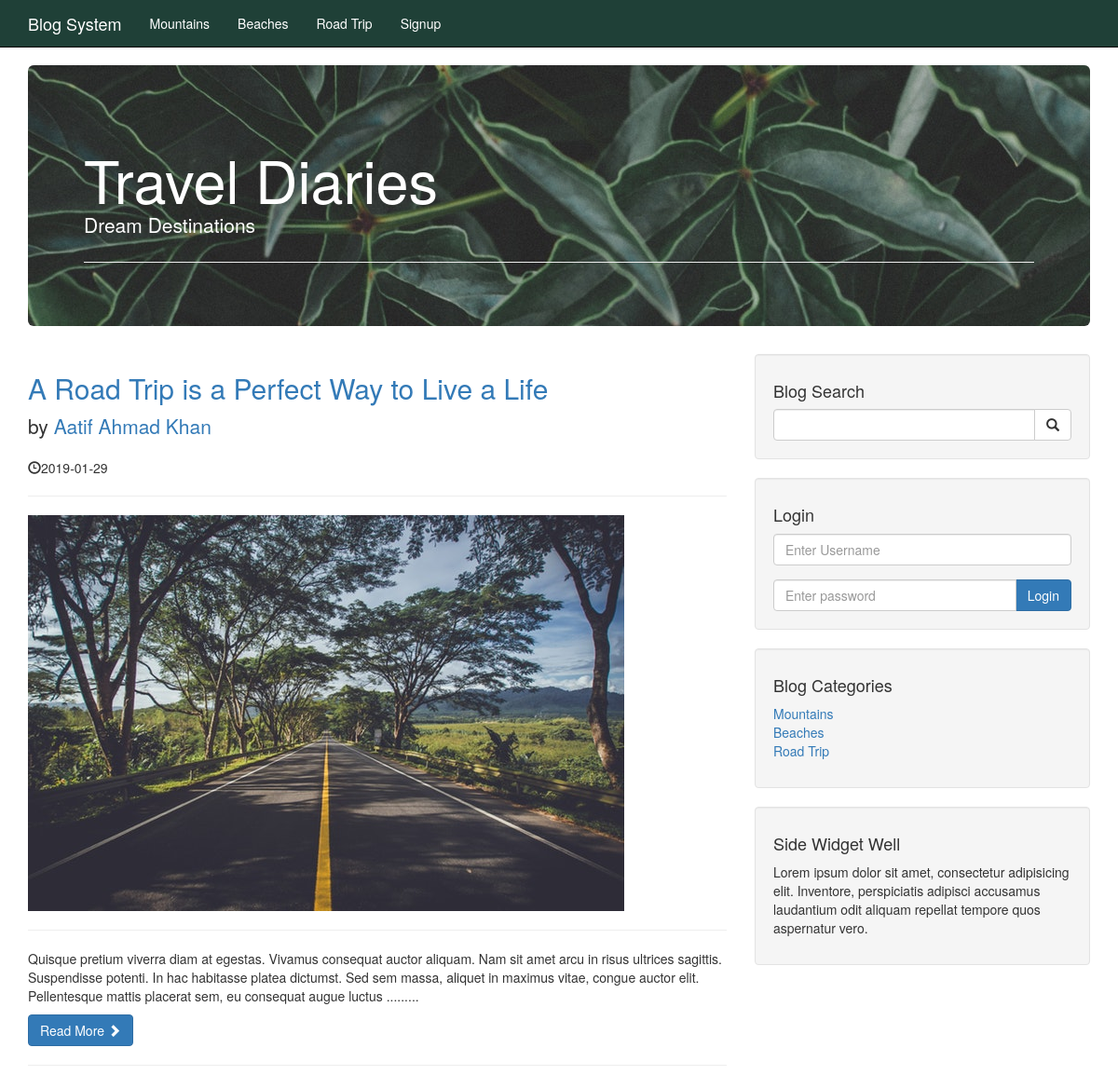
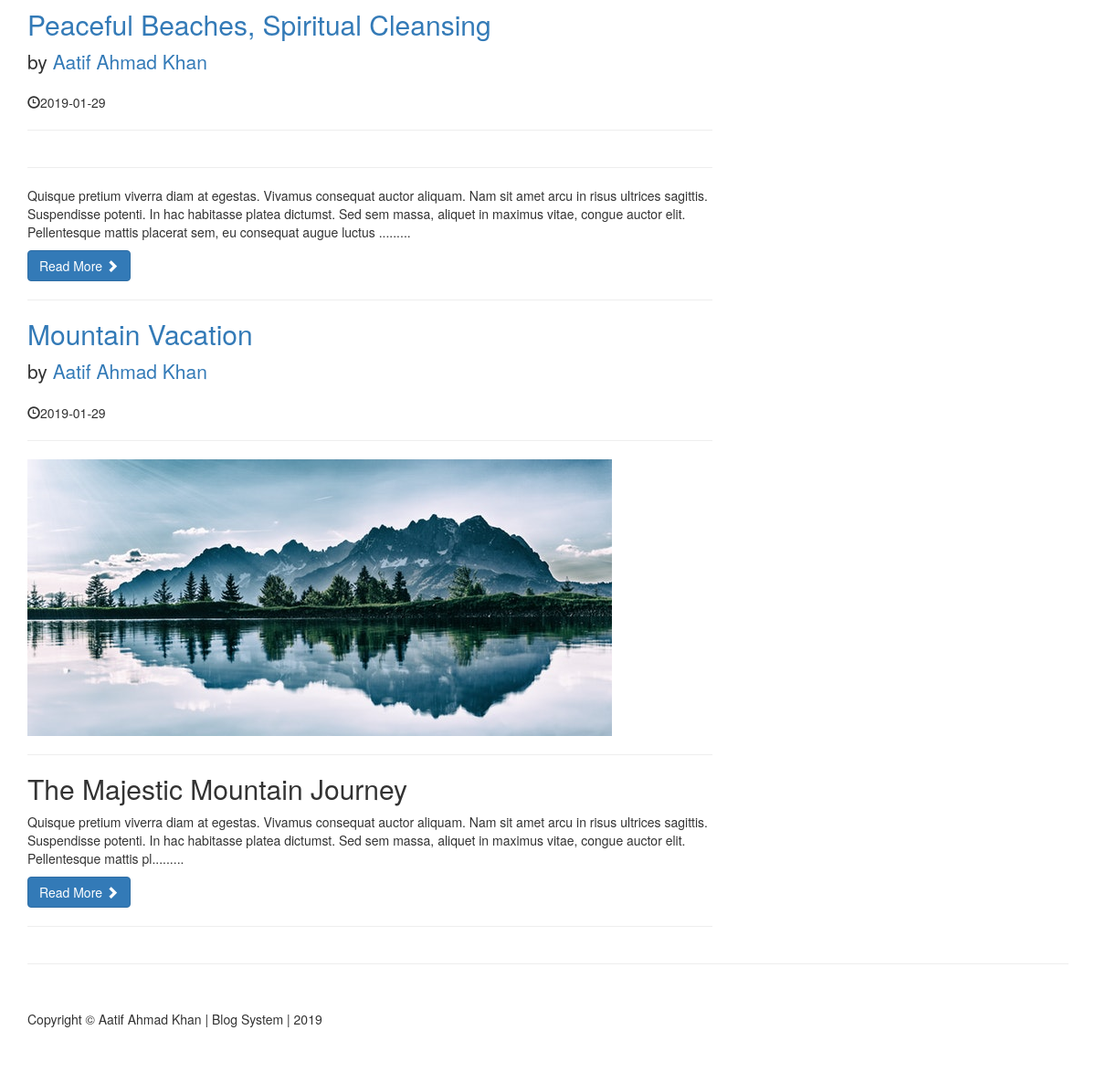
The page / on the database its author committed (2 pictures, top to bottom).
### tables this page shows
CREATE TABLE `categories` (
  `cat_id` int(3) NOT NULL,
  `cat_title` varchar(255) NOT NULL
);

CREATE TABLE `posts` (
  `post_id` int(3) NOT NULL,
  `post_category_id` int(3) NOT NULL,
  `post_title` varchar(255) NOT NULL,
  `post_author` varchar(255) NOT NULL,
  `post_date` date NOT NULL,
  `post_image` text NOT NULL,
  `post_content` text NOT NULL,
  `post_tags` varchar(255) NOT NULL,
  `post_comment_count` int(11) NOT NULL,
  `post_status` varchar(255) NOT NULL DEFAULT 'draft'
);

### index.php (the view, shortened to what this page needs)
<?php
    include "includes/header.php";
?>
<?php include "includes/navigation.php";?>
    <div class="container">
        <div class="jumbotron custom-back-color">
            <h1 class="page-header">
                Travel Diaries
                <p class="lead">Dream Destinations</p>
            </h1>
        </div>
    </div>
    <div class="container main-container-style">
        <div class="row">
            <div class="col-md-8">
            <?php
                $query = "select * from posts order by post_id desc";
                $select_all_posts_query = mysqli_query($connection, $query);
                while($row = mysqli_fetch_assoc($select_all_posts_query)){
                       $post_id = $row['post_id'];
                       $post_title = $row['post_title'];
                       $post_author = $row['post_author'];
                       $post_date = $row['post_date'];
                       $post_image = $row['post_image'];
                       $post_content = substr($row['post_content'], 0,300) . ".........";
                       $post_status = $row['post_status'];
                       if ($post_status == 'published' ) {
                       ?>
                <h2>
                    <a href="post.php?p_id=<?php echo $post_id;?>"><?php echo $post_title; ?></a>
                </h2>
                <p class="lead">
                    by <a href="index.php"><?php echo $post_author; ?></a>
                </p>
                <p><span class="glyphicon glyphicon-time"></span><?php echo $post_date; ?></p>
                <hr>
                <a href="post.php?p_id=<?php echo $post_id;?>"><img class="img-responsive" src="images/posts/<?php echo $post_image;?>" alt=""></a>
                <hr>
                <p><?php echo $post_content; ?></p>
                <a class="btn btn-primary" href="post.php?p_id=<?php echo $post_id;?>">Read More <span class="glyphicon glyphicon-chevron-right"></span></a>
                <hr>
        <?php
                 }
            }
            ?>
            </div>
            <?php include "includes/sidebar.php"; ?>
        </div>
        <hr>
<?php include "includes/footer.php";?>

### includes/header.php (shortened to what this page needs)
<!DOCTYPE html>
<html lang="en">
<head>
    <link href="/cms/css/bootstrap.css" rel="stylesheet">
    <link rel="stylesheet" href="https://use.fontawesome.com/releases/v5.6.3/css/all.css">
    <link href="/cms/css/blog-home.css" rel="stylesheet">
</head>
<body>

### includes/navigation.php (shortened to what this page needs)
<?php
    include "db.php";
?>
<nav class="navbar navbar-inverse navbar-fixed-top navbar-custom-color" role="navigation">
        <div class="container">
            <div class="navbar-header">
                <a class="navbar-brand" href="index.php" style="color:#fff;">Blog System</a>
            </div>
            <div class="collapse navbar-collapse" id="bs-example-navbar-collapse-1">
                <ul class="nav navbar-nav">
                <?php
                    $query = "SELECT * FROM categories";
                    $select_all_categories_query = mysqli_query($connection, $query);
                    while($row = mysqli_fetch_assoc($select_all_categories_query)){
                        $cat_id = $row['cat_id'];
                        $cat_title = $row['cat_title'];
                        echo "<li><a href='category.php?category={$cat_id}' style='color:#fff;'>{$cat_title}</a></li>";
                    }
                ?>
                <?php
                    if (isset($_SESSION['user_role'])) {
                        echo "<li><a href='admin' style='color:#fff;'>Admin Area</a></li>
                              <li><a href='includes/logout.php' style='color:#fff;'>Logout</a></li>";
                    } else {
                        echo "<li><a href='signup.php' style='color:#fff;'>Signup</a></li>";
                    }
                ?>
                </ul>
            </div>
        </div>
    </nav>

### includes/sidebar.php (shortened to what this page needs)
<div class="col-md-4 ">
                <div class="well">
                    <h4>Blog Search</h4>
                    <form action="search.php" method="post">
                    <div class="input-group">
                        <input type="text" name="search_string" class="form-control">
                        <span class="input-group-btn">
                            <button name="submit" class="btn btn-default" type="submit">
                                <span class="glyphicon glyphicon-search"></span>
                        </button>
                        </span>
                    </div>
                    </form>
                </div>
                <div class="well">
                    <?php
                        if (isset($_SESSION['username'])) {
                            echo "<h2 class='lead'>Logged in as " . $_SESSION['firstname'] . " ". $_SESSION['lastname'] . "</h2>";
                            echo "<a href='includes/logout.php' class='btn btn-primary'>Logout</a>";
                        } else { ?>
                            <h4>Login</h4>
                            <form action="includes/login.php" method="post">
                            <div class="form-group">
                                <input type="text" name="username" placeholder="Enter Username" class="form-control">
                            </div>
                            <div class="input-group">
                                <input type="password" name="password" placeholder="Enter password" class="form-control">
                                <span class="input-group-btn">
                                    <button class="btn btn-primary" name="login" type="submit">Login</button>
                                </span>
                            </div>
                            </form>
                    <?php }  ?>
                </div>
                <div class="well">
                    <h4>Blog Categories</h4>
                    <div class="row">
                        <div class="col-lg-12">
                            <ul class="list-unstyled">
                            <?php
                                $query = "SELECT * FROM categories";
                                $select_categories_sidebar = mysqli_query($connection, $query);
                                while($row = mysqli_fetch_assoc($select_categories_sidebar)){
                                    $cat_title = $row['cat_title'];
                                    $cat_id = $row['cat_id'];
                                    echo "<li><a href='category.php?category={$cat_id}'>{$cat_title}</a></li>";
                                }
                            ?>
                            </ul>
                        </div>
                    </div>
                </div>
                <?php include "widgets.php";?>
            </div>

### includes/widgets.php
<div class="well">
    <h4>Side Widget Well</h4>
    <p>Lorem ipsum dolor sit amet, consectetur adipisicing elit. Inventore, perspiciatis adipisci accusamus laudantium odit aliquam repellat tempore quos aspernatur vero.</p>
</div>

### includes/footer.php (shortened to what this page needs)
        <footer>
            <div class="row">
                <div class="col-lg-12">
                    <p>Copyright &copy; Aatif Ahmad Khan | Blog System | <?php echo date('Y'); ?></p>
                </div>
            </div>
        </footer>
    </div>
</body>
</html>

### css/blog-home.css (style rules this page uses)
body { padding-top: 70px; }
footer { margin: 50px 0; }
.custom-back-color { background: #1f4037; background: -webkit-linear-gradient(to right, #99f2c8, #1f4037); background: url('../images/backgrounds/jumbotron-bg.jpeg') no-repeat; color: #fff; }
.navbar-custom-color { background-color: #1f4037 !important; }

### rows shown on the page
categories: cat_title "Mountains"
categories: cat_title "Beaches"
categories: cat_title "Road Trip"
posts: post_title "A Road Trip is a Perfect Way to Live a Life", post_author "Aatif Ahmad Khan", post_date "2019-01-29", post_image (picture), post_content "Quisque pretium viverra diam at egestas. Vivamus consequat auctor aliquam. Nam sit amet arcu in risus ultrices sagittis. Suspendisse potenti. In hac habitasse platea dictumst. Sed sem massa, aliquet in maximus vitae, congue auctor elit. Pellentesque mattis placerat sem, eu consequat augue luctus ........."
posts: post_title "Peaceful Beaches, Spiritual Cleansing", post_author "Aatif Ahmad Khan", post_date "2019-01-29", post_content "Quisque pretium viverra diam at egestas. Vivamus consequat auctor aliquam. Nam sit amet arcu in risus ultrices sagittis. Suspendisse potenti. In hac habitasse platea dictumst. Sed sem massa, aliquet in maximus vitae, congue auctor elit. Pellentesque mattis placerat sem, eu consequat augue luctus ........."
posts: post_title "Mountain Vacation", post_author "Aatif Ahmad Khan", post_date "2019-01-29", post_image (picture), post_content "The Majestic Mountain Journey Quisque pretium viverra diam at egestas. Vivamus consequat auctor aliquam. Nam sit amet arcu in risus ultrices sagittis. Suspendisse potenti. In hac habitasse platea dictumst. Sed sem massa, aliquet in maximus vitae, congue auctor elit. Pellentesque mattis pl........."
